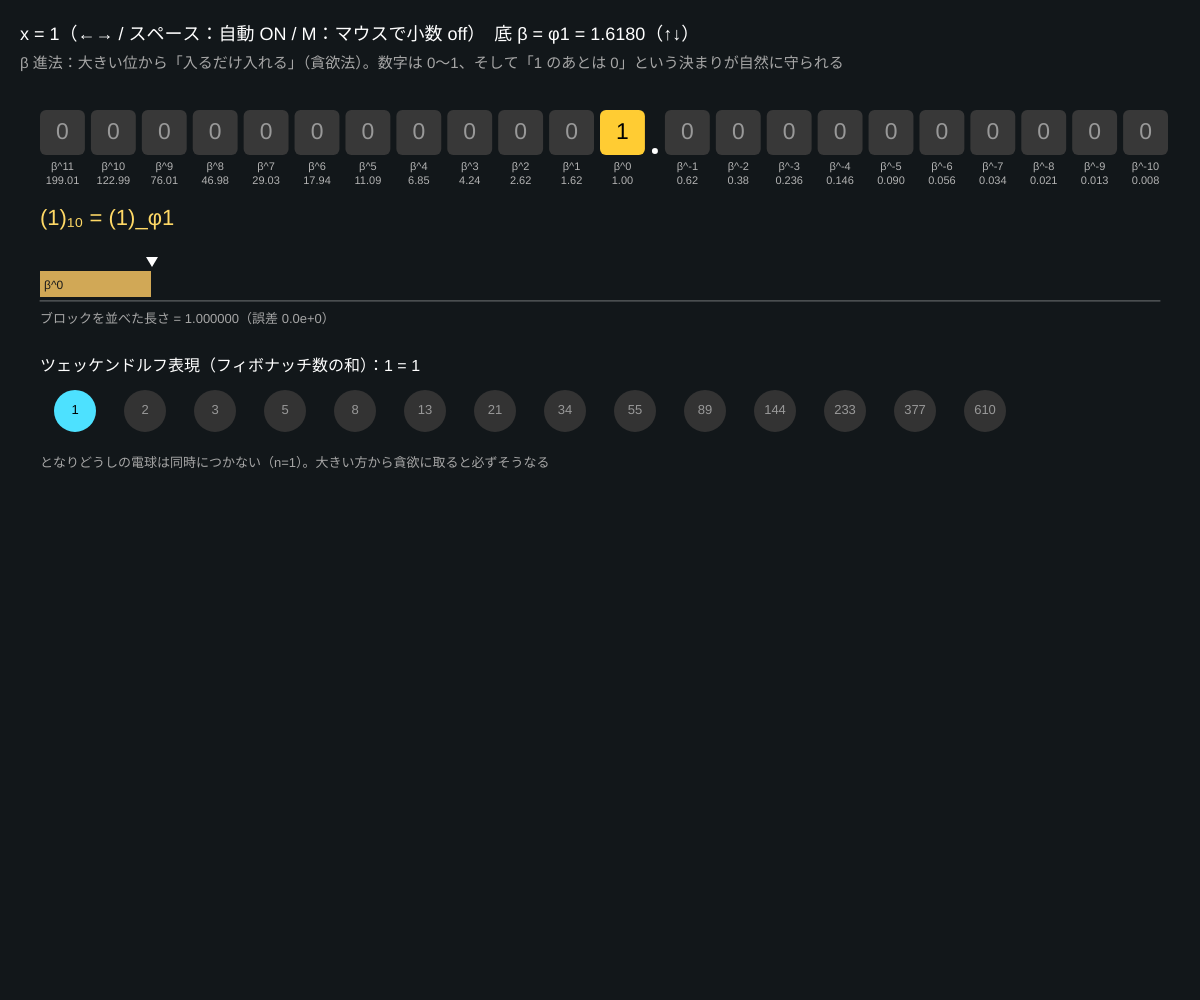
Frame 1 (no input)
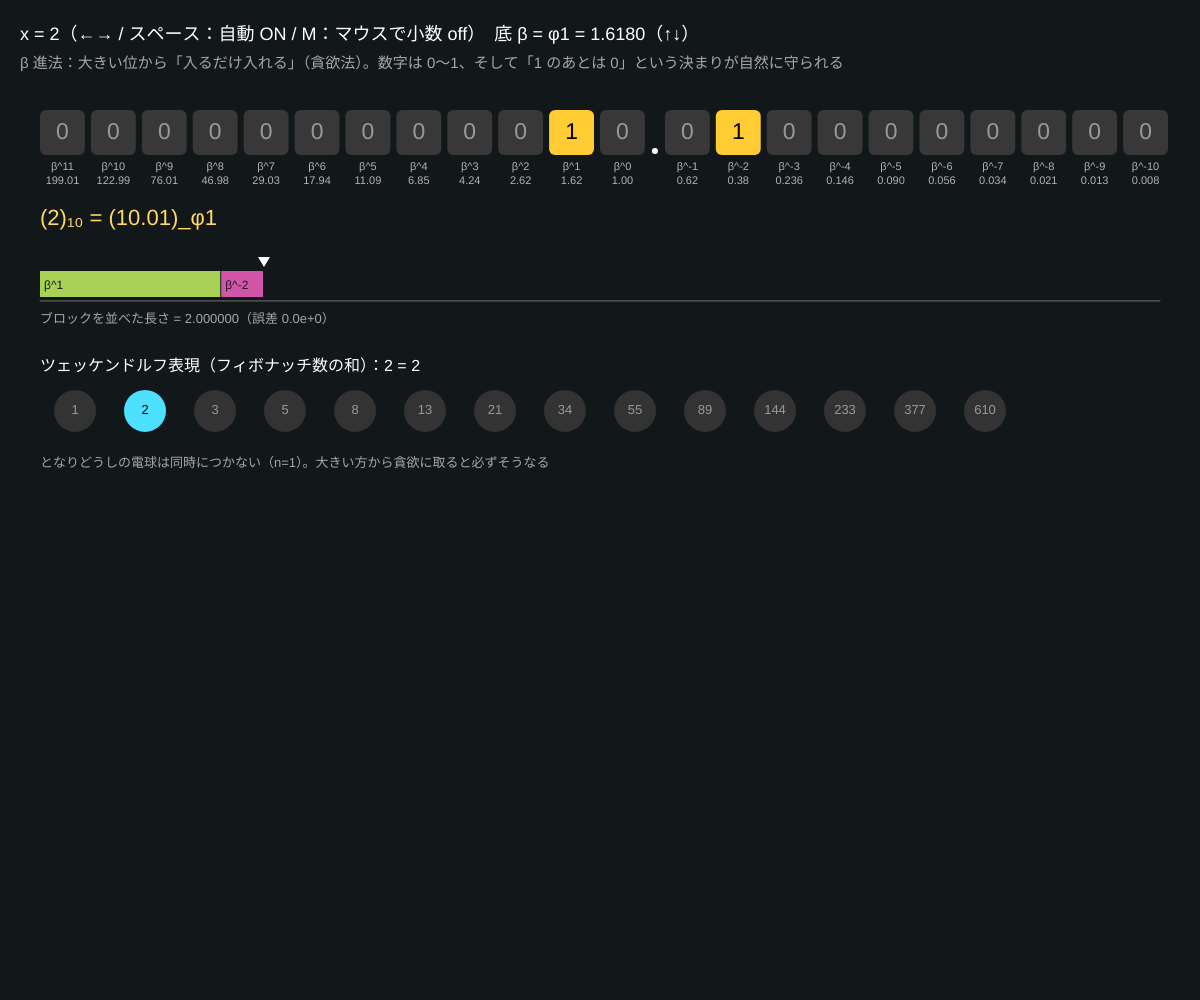
Frame 60 (no input)
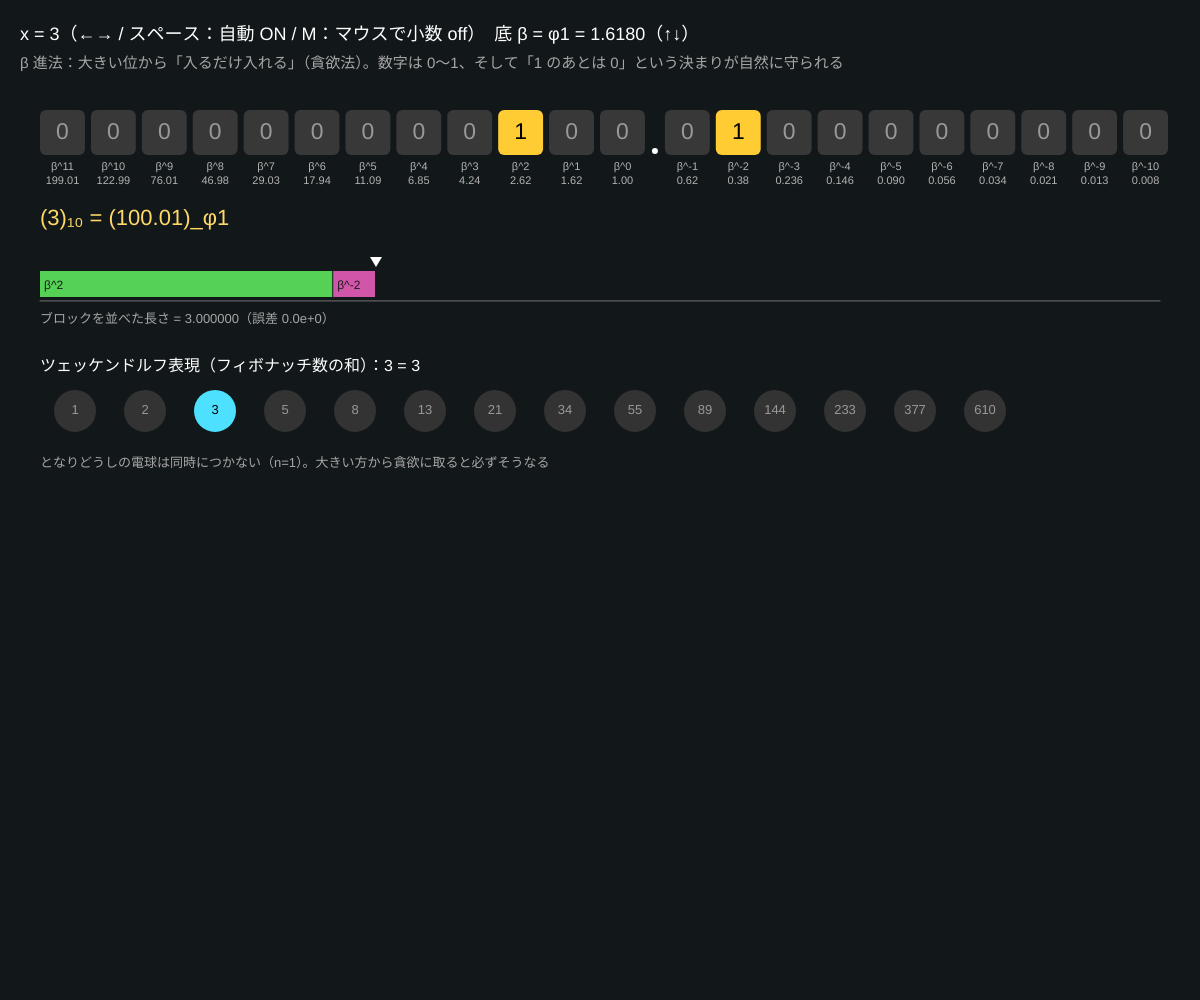
Frame 120 (the mouse pressed at the canvas centre since frame 60)

The p5.js sketch that drew these frames (run headless with seeded random() and noise() and a simulated clock; from frame 60 on, the mouse is pressed at the canvas centre):

// p5.js sketch
// ── sketch.js
// ============================================
// 09 ベータ展開 ─ φ 進法とツェッケンドルフ表現
// 10 進法の「位」は 1, 10, 100 …。φ 進法では位が φ^k（…, 1/φ, 1, φ, φ², …）で、数字は 0 と 1 だけ
//   φ² = φ + 1 なので「011 = 100」。だから 1 が 2 つ続かない形にそろえられる（白銀比なら数字は 0〜2）
// 下は整数をフィボナッチ数の和で表すツェッケンドルフ表現（となりどうしを使わない）
// スペース = 自動カウント / ←→ = 数を 1 ずつ / ↑↓ = n（1 黄金・2 白銀・3 青銅）/ M = マウスで小数も
// ============================================

let N = 1;               // 表す数
let n = 1;               // ★ 底 β = φn
let auto = true;
let mouseMode = false;
let timer = 0;
const KLO = -10, KHI = 11; // ★ 表示する位の範囲

function setup() {
  createCanvas(windowWidth, windowHeight);
  colorMode(HSB, 360, 100, 100, 100);
}

function draw() {
  background(200, 30, 10);
  if (auto && !mouseMode) { timer++; if (timer > 50) { timer = 0; N = N >= 150 ? 0 : N + 1; } }
  let beta = metallic(n);
  let x = mouseMode ? map(constrain(mouseX, 0, width), 0, width, 0, 40) : N;
  let digits = betaDigits(x, beta);

  noStroke();
  fill(0, 0, 100);
  textSize(18);
  text('x = ' + (mouseMode ? nf(x, 1, 4) : N) + '（←→ / スペース：自動 ' + (auto ? 'ON' : 'off') + ' / M：マウスで小数 ' + (mouseMode ? 'ON' : 'off') + '）　底 β = φ' + n + ' = ' + nf(beta, 1, 4) + '（↑↓）', 20, 40);
  fill(0, 0, 65);
  textSize(15);
  text('β 進法：大きい位から「入るだけ入れる」（貪欲法）。数字は 0〜' + n + '、そして「' + n + ' のあとは 0」という決まりが自然に守られる', 20, 68);

  // 位のマス
  let cols = KHI - KLO + 1;
  let cw = min(64, (width - 80) / cols), x0 = 40, y0 = 110;
  for (let k = KHI; k >= KLO; k--) {
    let i = KHI - k;
    let d = digits[k] || 0;
    let cx = x0 + i * cw + (k < 0 ? 14 : 0);
    fill(d > 0 ? color(45 + (d - 1) * 140, 80, 100) : color(0, 0, 22));
    rect(cx, y0, cw - 6, cw - 6, 6);
    fill(d > 0 ? 0 : 60);
    textAlign(CENTER, CENTER);
    textSize(cw * 0.45);
    text(d, cx + (cw - 6) / 2, y0 + (cw - 6) / 2);
    fill(0, 0, 70);
    textSize(11);
    text('β^' + k, cx + (cw - 6) / 2, y0 + cw + 6);
    text(nf(Math.pow(beta, k), 1, k < -2 ? 3 : 2), cx + (cw - 6) / 2, y0 + cw + 20);
    textAlign(LEFT, BASELINE);
  }
  fill(0, 0, 100);
  circle(x0 + (KHI + 1) * cw + 4, y0 + cw - 10, 6); // 小数点

  // 文字列としての表現
  let s = '';
  for (let k = KHI; k >= KLO; k--) { if (k === -1) s += '.'; s += digits[k] || 0; }
  s = s.replace(/^0+(?=\d)/, '').replace(/\.?0+$/, '');
  fill(45, 60, 100);
  textSize(22);
  text('(' + (mouseMode ? nf(x, 1, 4) : N) + ')₁₀ = (' + s + ')_φ' + n, 40, y0 + cw + 64);

  // 数直線：位の長さのブロックを積み上げる
  let ly = y0 + cw + 110, lw = width - 80, unit = lw / max(10, x * 1.1);
  stroke(0, 0, 100, 40);
  line(40, ly + 30, 40 + lw, ly + 30);
  noStroke();
  let pos = 0;
  for (let k = KHI; k >= KLO; k--) {
    let d = digits[k] || 0;
    for (let j = 0; j < d; j++) {
      let L = Math.pow(beta, k) * unit;
      fill((k * 40 + 400) % 360, 60, 95, 85);
      rect(40 + pos * unit, ly, max(1, L - 1), 26);
      if (L > 30) { fill(0, 0, 10); textSize(12); text('β^' + k, 40 + pos * unit + 4, ly + 18); }
      pos += Math.pow(beta, k);
    }
  }
  fill(0, 0, 100);
  triangle(40 + x * unit, ly - 4, 40 + x * unit - 6, ly - 14, 40 + x * unit + 6, ly - 14);
  fill(0, 0, 65);
  textSize(13);
  text('ブロックを並べた長さ = ' + nf(pos, 1, 6) + '（誤差 ' + abs(pos - x).toExponential(1) + '）', 40, ly + 52);

  // ツェッケンドルフ（オストロフスキー）表現：整数を数列の和で
  if (!mouseMode) drawZeckendorf(N, 40, ly + 100);
}

function drawZeckendorf(m, x0, y0) {
  // 数列 1, n, n²+1, …（n=1 なら 1, 2, 3, 5, 8, …）
  let G = [1, n];
  while (G[G.length - 1] < 400) G.push(n * G[G.length - 1] + G[G.length - 2]);
  if (n === 1) G.shift();
  let rest = m, use = new Array(G.length).fill(0);
  for (let i = G.length - 1; i >= 0; i--) { use[i] = floor(rest / G[i]); rest -= use[i] * G[i]; }
  fill(0, 0, 100);
  textSize(16);
  text((n === 1 ? 'ツェッケンドルフ表現（フィボナッチ数の和）' : n === 2 ? 'ペル数での表現' : '数列 a(k+1) = ' + n + 'a(k) + a(k−1) での表現') + '：' + m + ' = ' +
    G.map((g, i) => use[i] ? (use[i] > 1 ? use[i] + '×' : '') + g : '').filter(t => t).reverse().join(' + '), x0, y0);
  let bw = min(70, (width - 80) / G.length);
  for (let i = 0; i < G.length; i++) {
    let on = use[i] > 0;
    fill(on ? color(190, 70, 100) : color(0, 0, 20));
    circle(x0 + i * bw + bw / 2, y0 + 40, bw * 0.6);
    fill(on ? 0 : 60);
    textAlign(CENTER, CENTER);
    textSize(13);
    text(G[i], x0 + i * bw + bw / 2, y0 + 40);
    if (use[i] > 1) { fill(50, 90, 100); text('×' + use[i], x0 + i * bw + bw / 2, y0 + 70); }
    textAlign(LEFT, BASELINE);
  }
  fill(0, 0, 65);
  textSize(13);
  text('となりどうしの電球は同時につかない（n=1）。大きい方から貪欲に取ると必ずそうなる', x0, y0 + 96);
}

function keyPressed() {
  if (key === RIGHT_ARROW) N = min(N + 1, 199);
  if (key === LEFT_ARROW) N = max(N - 1, 0);
  if (key === UP_ARROW) n = min(n + 1, 4);
  if (key === DOWN_ARROW) n = max(n - 1, 1);
  if (key === ' ') auto = !auto;
  if (key === 'm' || key === 'M') mouseMode = !mouseMode;
}

function windowResized() { resizeCanvas(windowWidth, windowHeight); }

// ---------- やってみよう ----------
// 1. φ 進法で 1, 2, 3 を書くと？（1 = 1、2 = 10.01、3 = 100.01）。2 = φ + 1/φ² を確かめよう
// 2. どの整数も「有限の桁」で書けるのは φ が特別な数（ピゾ数）だから。↑↓ で白銀比・青銅比も試そう
// 3. M で x = 1/2 のような小数にすると、桁が KLO まで続く（終わらない）ことがある
// 4. ツェッケンドルフ表現の電球で、N を 1 ずつ増やすと電球はどう繰り上がる？（011 → 100）

// ---------- 道具 ----------
function metallic(k) { return (k + Math.sqrt(k * k + 4)) / 2; }
// x の β 進展開（貪欲法）。digits[k] = β^k の位の数字
function betaDigits(x, beta) {
  let d = {}, rest = x;
  for (let k = KHI; k >= KLO; k--) {
    let p = Math.pow(beta, k);
    let c = Math.floor(rest / p + 1e-9);
    c = constrain(c, 0, Math.floor(beta));
    d[k] = c;
    rest -= c * p;
    if (rest < 1e-9) rest = Math.max(0, rest);
  }
  return d;
}
